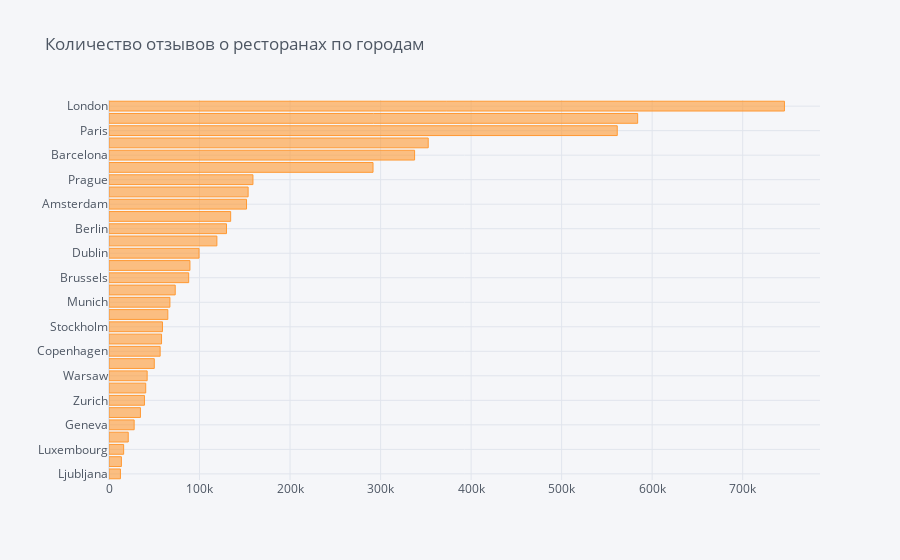

Here is the notebook cell this chart was saved with:
### Code cell
df_tmp.sort_values().plot(kind='barh')

### Figure 1 — Plotly figure (JSON) as saved in the notebook; plotly's stock layout.template omitted (floating-point values rounded to 4 significant figures)
{"data": [{"marker": {"color": "rgba(255, 153, 51, 0.6)", "line": {"color": "rgba(255, 153, 51, 1.0)", "width": 1}}, "name": "Number of Reviews", "orientation": "h", "text": "", "type": "bar", "x": [12646, 13697, 16184, 21252, 27793, 34745, 39167, 40576, 42169, 50035, 56498, 58039, 59075, 64979, 67301, 73148, 88021, 89407, 99463, 119171, 129786, 134393, 151909, 153705, 159005, 291655, 337566, 352637, 561444, 583983, 746139], "y": ["Ljubljana", "Bratislava", "Luxembourg", "Helsinki", "Geneva", "Oslo", "Zurich", "Hamburg", "Warsaw", "Krakow", "Copenhagen", "Athens", "Stockholm", "Oporto", "Munich", "Lyon", "Brussels", "Vienna", "Dublin", "Budapest", "Berlin", "Edinburgh", "Amsterdam", "Lisbon", "Prague", "Madrid", "Barcelona", "Milan", "Paris", "Rome", "London"]}], "layout": {"legend": {"bgcolor": "#F5F6F9", "font": {"color": "#4D5663"}}, "paper_bgcolor": "#F5F6F9", "plot_bgcolor": "#F5F6F9", "title": {"font": {"color": "#4D5663"}, "text": "Количество отзывов о ресторанах по городам"}, "xaxis": {"gridcolor": "#E1E5ED", "showgrid": true, "tickfont": {"color": "#4D5663"}, "title": {"font": {"color": "#4D5663"}, "text": ""}, "zerolinecolor": "#E1E5ED"}, "yaxis": {"gridcolor": "#E1E5ED", "showgrid": true, "tickfont": {"color": "#4D5663"}, "title": {"font": {"color": "#4D5663"}, "text": ""}, "zerolinecolor": "#E1E5ED"}}}
